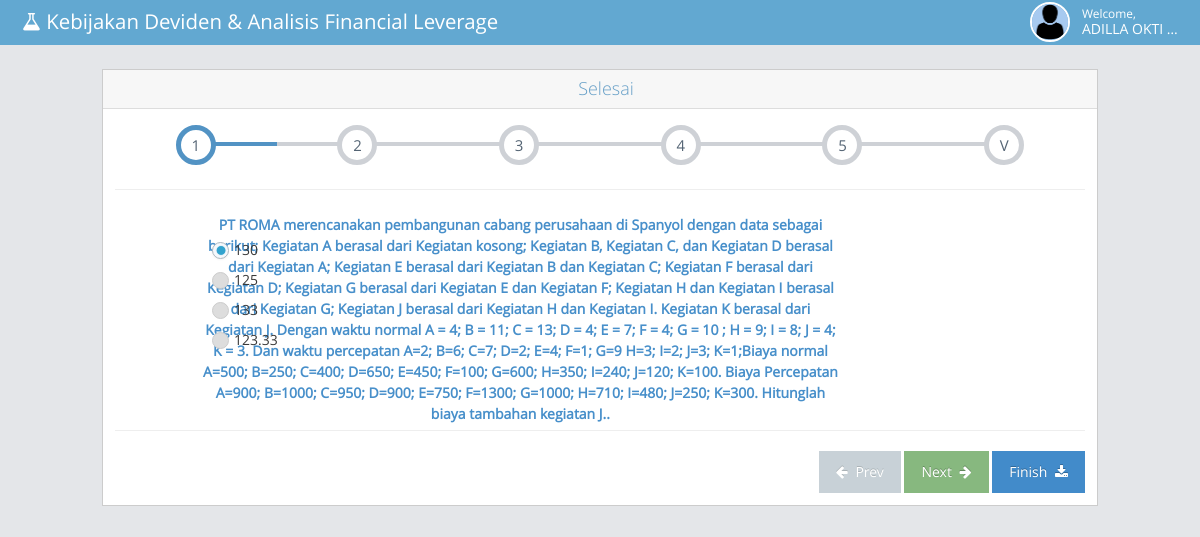
Screenshot of /index.php/laporanpendahuluan/selesai_kb (signed in) with the database file from the repository.
### tables this page shows
CREATE TABLE `tbpraktikan` (
  `npm` varchar(9) NOT NULL,
  `username` varchar(30) NOT NULL,
  `password` varchar(30) NOT NULL,
  `nama` varchar(30) NOT NULL,
  `kelas` varchar(5) NOT NULL,
  `foto` varchar(300) NOT NULL
);

CREATE TABLE `tbsoal` (
  `id` int NOT NULL,
  `kd_matkul` varchar(10) DEFAULT NULL,
  `kd_bab` varchar(10) DEFAULT NULL,
  `kd_soal` varchar(10) DEFAULT NULL,
  `soal` varchar(5000) DEFAULT NULL,
  `jaw_a` varchar(500) DEFAULT NULL,
  `jaw_b` varchar(500) DEFAULT NULL,
  `jaw_c` varchar(500) DEFAULT NULL,
  `jaw_d` varchar(500) DEFAULT NULL,
  `kunci_jaw` varchar(500) DEFAULT NULL,
  `keterangan` varchar(2) DEFAULT NULL
);

### application/controllers/Laporanpendahuluan.php (called while the page is built, shortened)
<?php if ( ! defined('BASEPATH')) exit('No direct script access allowed');
class Laporanpendahuluan extends CI_Controller {
	public function selesai_kb(){
		$npm		= $this->session->userdata('npm');
		$data		= $this->db->query("SELECT * FROM tbtemp where npm = '$npm' ");
		if ($data->num_rows() > 0 ){
				$value1 					= "";
				$value2 					= "";
				$value3 					= "";
				$value4 					= "";
				$value5 					= "";
				$row 					= $data->row();
				for ($i = 0; $i < 5 ; $i++) {
					if($i == 0){
						$value1 = $row->soal1;
					}
					if($i == 1){
						$value2 = $row->soal2;
					}
					if($i == 2){
						$value3 = $row->soal3;
					}
					if($i == 3){
						$value4 = $row->soal4;
					}
					if($i == 4){
						$value5 = $row->soal5;
					}
				}
				$isi['soal']			= $this->db->query("SELECT * FROM tbsoal where kd_soal in ('$value1',
															'$value2','$value3','$value4','$value5')
															ORDER BY
																CASE kd_soal
																	when '$value1' then 1
																	when '$value2' then 2
																	when '$value3' then 3
																	when '$value4' then 4
																	when '$value5' then 5
																	else 6
																END");
				$isi['cek']				= array();
				$isi['jawab']			= array();
				$isi['nilai']			= 0;
				$isi['symbol']			= array();
				$i = 0;
				foreach ($isi['soal']->result() as $rows) {
					if($i == 0){
						if($row->jawab1 == $rows->kunci_jaw){$isi['nilai'] += 4; array_push($isi['cek'], 'Benar');}
						else {array_push($isi['cek'],'Salah');}
						if($row->jawab1 =='jaw_a') {
							array_push($isi['jawab'],array('checked', 'disabled', 'disabled', 'disabled') );
						}
					}
					if($i == 1){
						if($row->jawab2 == $rows->kunci_jaw){$isi['nilai'] += 4; array_push($isi['cek'], 'Benar');}
						else {array_push($isi['cek'],'Salah');}
						if($row->jawab2 =='jaw_a') {
							array_push($isi['jawab'],array('checked', 'disabled', 'disabled', 'disabled') );
						}
						else if($row->jawab2 =='jaw_b') {
							array_push($isi['jawab'],array('disabled', 'checked', 'disabled', 'disabled') );
						}
						else if($row->jawab2 =='jaw_c') {
							array_push($isi['jawab'],array('disabled', 'disabled', 'checked', 'disabled') );
						}
						else if($row->jawab2 =='jaw_d') {
							array_push($isi['jawab'],array('disabled', 'disabled', 'disabled', 'checked') );
						}
						else array_push($isi['jawab'],array('disabled', 'disabled', 'disabled', 'disabled') );
					}
					if($i == 2){
						if($row->jawab3 == $rows->kunci_jaw){$isi['nilai'] += 4; array_push($isi['cek'], 'Benar');}
						else {array_push($isi['cek'],'Salah');}
						if($row->jawab3 =='jaw_a') {
							array_push($isi['jawab'],array('checked', 'disabled', 'disabled', 'disabled') );
						}
						else if($row->jawab3 =='jaw_b') {
							array_push($isi['jawab'],array('disabled', 'checked', 'disabled', 'disabled') );
						}
					}
					if($i == 3){
						if($row->jawab4 == $rows->kunci_jaw){$isi['nilai'] += 4; array_push($isi['cek'], 'Benar');}
						else {array_push($isi['cek'],'Salah');}
						if($row->jawab4 =='jaw_a') {
							array_push($isi['jawab'],array('checked', 'disabled', 'disabled', 'disabled') );
						}
					}
					if($i == 4){
						if($row->jawab5 == $rows->kunci_jaw){$isi['nilai'] += 4; array_push($isi['cek'], 'Benar');}
						else {array_push($isi['cek'],'Salah');}
						if($row->jawab5 =='jaw_a') {
							array_push($isi['jawab'],array('checked', 'disabled', 'disabled', 'disabled') );
						}
						else if($row->jawab5 =='jaw_b') {
							array_push($isi['jawab'],array('disabled', 'checked', 'disabled', 'disabled') );
						}
						else if($row->jawab5 =='jaw_c') {
							array_push($isi['jawab'],array('disabled', 'disabled', 'checked', 'disabled') );
						}
						else if($row->jawab5 =='jaw_d') {
							array_push($isi['jawab'],array('disabled', 'disabled', 'disabled', 'checked') );
						}
						else array_push($isi['jawab'],array('disabled', 'disabled', 'disabled', 'disabled') );
					}
				$i++;
				}
				$this->load->model('model_data');
		}
		$key							= $this->session->userdata('npm');
		$isi['foto']			= $this->db->query("SELECT foto from tbpraktikan where npm = '".$key."'");
		$this->load->view('selesai',$isi);
	}
}

### index.php (called while the page is built, shortened)
<?php
require_once BASEPATH.'core/CodeIgniter.php';

### application/views/selesai.php (the view, shortened to what this page needs)
<!DOCTYPE html>
<html lang="en">
	<head>
		<link rel="stylesheet" href="<?php echo base_url();?>assets/css/bootstrap.min.css" />
		<link rel="stylesheet" href="<?php echo base_url();?>assets/font-awesome/4.2.0/css/font-awesome.min.css" />
		<link rel="stylesheet" href="<?php echo base_url();?>assets/css/ace.min.css" class="ace-main-stylesheet" id="main-ace-style" />
	</head>
	<body class="no-skin">
		<div id="navbar" class="navbar navbar-default">
			<div class="navbar-container" id="navbar-container">
				<div class="navbar-header pull-left">
					<a href="<?php echo base_url(); ?>home/asisten" class="navbar-brand">
						<small>
							<i class="fa fa-flask"></i>
								Kebijakan Deviden & Analisis Financial Leverage
						</small>
					</a>
				</div>
				<div class="navbar-buttons navbar-header pull-right" role="navigation">
					<ul class="nav ace-nav">
						<li class="light-blue">
						<?php
									foreach ($foto->result() as $value) {
										$foto	= $value->foto;
									}
							?>
							<a data-toggle="dropdown" href="#" class="dropdown-toggle">
								<img class="nav-user-photo" src="<?php echo base_url();?>assets/uploads/images/<?php echo $foto;?>" alt="<?php echo ($this->session->userdata('nama'));?>" />
								<span class="user-info">
									<small>Welcome,</small>
									<?php echo ($this->session->userdata('nama'));?>
								</span>
						</li>
					</ul>
				</div>
			</div>
		</div>
	<div class="main-content">
		<div class="row">
							<div class="col-xs-12">
								<div class="center">
									<div class="row">
										<div class="col-xs-12">
											<div>
											</div>
										</div>
									</div>
									<div class="row">
										<div class="col-xs-1">
										</div>
										<div class="col-xs-10">
											<div>
												<div class="widget-box">
									<div class="widget-header widget-header-blue widget-header-flat">
										<h4 class="widget-title lighter">Selesai</h4>
									</div>
									<div class="widget-body">
										<div class="widget-main">
											<div id="fuelux-wizard-container">
												<div>
													<ul class="steps">
														<li data-step="1" class="active">
															<span class="step">1</span>
														</li>
														<li data-step="2">
															<span class="step">2</span>
														</li>
														<li data-step="3">
															<span class="step">3</span>
														</li>
														<li data-step="4">
															<span class="step">4</span>
														</li>
														<li data-step="5">
															<span class="step">5</span>
														</li>
														<li data-step="6">
															<span class="step">V</span>
														</li>
													</ul>
												</div>
												<hr />
							<form action="<?php echo base_url();?>home/praktikan" method="post" >
								<div class="step-content pos-rel">
									<?php $no = 1;
									if(isset($soal)){
									foreach ($soal->result() as $row ) {?>
									<div class="step-pane active" data-step="<?php echo $no;?>">
										<div class="col-xs-1 col-sm-8 col-sm-offset-1">
											<div class="control-group"  >
												<label class="control-label bolder blue" style="position: absolute; left: 0px; top: 0px; " ><?php echo $row->soal;?></label>
												<div class="radio" style="position: absolute; left: 0px; top: 15px;">
													<label>
														<span class="lbl"> <?php echo $row->jaw_a;?></span>
													</label>
												</div>
												<div class="radio" style="position: absolute; left: 0px;  top: 60px;">
													<label style="width: 100%;">
														<span class="lbl"> <?php echo $row->jaw_b;?></span>
													</label>
												</div>
												<div class="radio" style="position: absolute; left: 0px;  top: 90px;">
													<label>
														<span class="lbl"> <?php echo $row->jaw_c;?></span>
													</label>
												</div>
												<div class="radio" style="position: absolute; left: 0px;  top: 120px;">
													<label>
														<span class="lbl"> <?php echo $row->jaw_d;?></span>
													</label>
												</div>
											</div>
										</div>
									</div>
									<?php $no++; } ?>
									<?php }
									else {
										 echo "no record found";
									} ?>
									</div>
								</div>
											<hr />
											<div class="wizard-actions">
												<a href="#"  class="btn btn-prev">
													<i class="ace-icon fa fa-arrow-left"></i>
													Prev
												</a>
												<a href="#" class="btn btn-success btn-next" >
													Next
													<i class="ace-icon fa fa-arrow-right icon-on-right"></i>
												</a>
												<button class="btn btn-primary btn-next" >
													Finish
													<i class="ace-icon fa fa-download icon-on-right"></i>
												</button>
											</div>
										</div>
									</div>
								</div>
							</div>
						</div>
			       </div>
			 </div>
		</div>
	</div>
</div>

### rows the page displays
tbpraktikan: foto (picture)
tbsoal: soal "PT ROMA merencanakan pembangunan cabang perusahaan di Spanyol dengan data sebagai berikut; Kegiatan A berasal dari Kegiatan kosong; Kegiatan B, Kegiatan C, dan Kegiatan D berasal dari Kegiatan A; Kegiatan E berasal dari Kegiatan B dan Kegiatan C; Kegiatan F berasal dari Kegiatan D; Kegiatan G berasal dari Kegiatan E dan Kegiatan F; Kegiatan H dan Kegiatan I berasal dari Kegiatan G; Kegiatan J berasal dari Kegiatan H dan Kegiatan I. Kegiatan K berasal dari Kegiatan J. Dengan waktu normal A = 4; B = 11; C = 13; D = 4; E = 7; F = 4; G = 10 ; H = 9; I = 8; J = 4; K = 3. Dan waktu percepatan A=2; B=6; C=7; D=2; E=4; F=1; G=9 H=3; I=2; J=3; K=1;Biaya normal A=500; B=250; C=400; D=650; E=450;…", jaw_a "130", jaw_b "125", jaw_c "133", jaw_d "123.33"

### other values shown
$this->session->userdata('nama') "ADILLA OKTI…"
